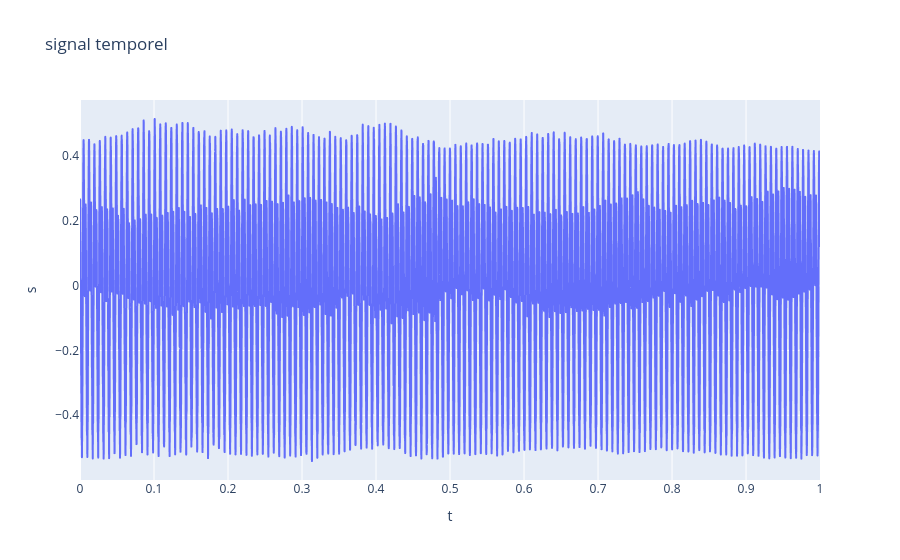
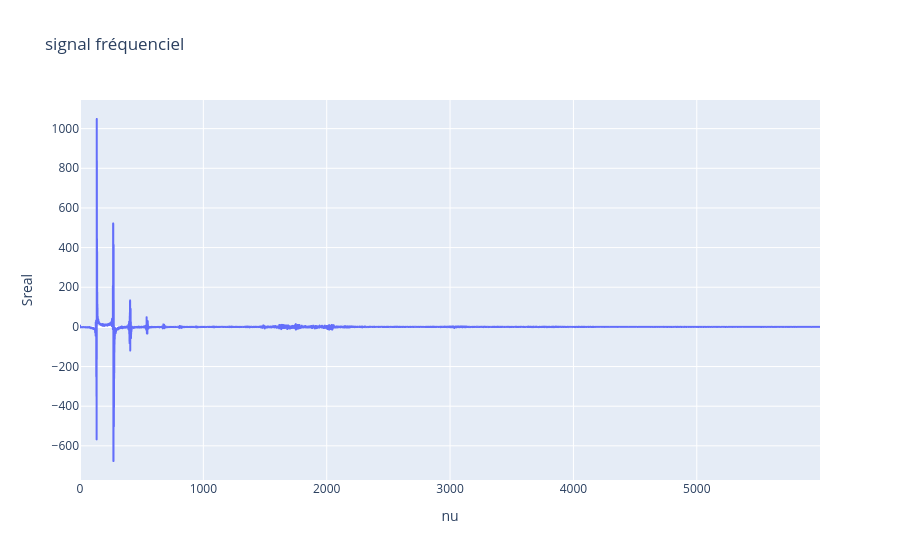

Source (notebook cell) for these figures, in order:
### Markdown cell above
TEST SUR LES SONS INCONNUES

### Code cell
reconnaissance_voyelle('etude/signal_8.npz')

### Figure 1 — Plotly figure (JSON) as saved in the notebook; plotly's stock layout.template omitted (floating-point values rounded to 4 significant figures; data arrays with more than 128 entries replaced by an {"elided": "..."} marker saying what was removed)
{"data": [{"hovertemplate": "t=%{x}<br>s=%{y}<extra></extra>", "legendgroup": "", "line": {"color": "#636efa", "dash": "solid"}, "marker": {"symbol": "circle"}, "mode": "lines", "name": "", "showlegend": false, "type": "scattergl", "x": {"elided": "12000 float values"}, "xaxis": "x", "y": {"elided": "12000 float values"}, "yaxis": "y"}], "layout": {"legend": {"tracegroupgap": 0}, "title": {"text": "signal temporel"}, "xaxis": {"anchor": "y", "domain": [0, 1], "title": {"text": "t"}}, "yaxis": {"anchor": "x", "domain": [0, 1], "title": {"text": "s"}}}}

### Figure 2 — Plotly figure (JSON) as saved in the notebook; plotly's stock layout.template omitted (floating-point values rounded to 4 significant figures; data arrays with more than 128 entries replaced by an {"elided": "..."} marker saying what was removed)
{"data": [{"hovertemplate": "nu=%{x}<br>Sreal=%{y}<extra></extra>", "legendgroup": "", "line": {"color": "#636efa", "dash": "solid"}, "marker": {"symbol": "circle"}, "mode": "lines", "name": "", "showlegend": false, "type": "scattergl", "x": {"elided": "6000 float values"}, "xaxis": "x", "y": {"elided": "6000 float values"}, "yaxis": "y"}], "layout": {"legend": {"tracegroupgap": 0}, "title": {"text": "signal fréquenciel"}, "xaxis": {"anchor": "y", "domain": [0, 1], "title": {"text": "nu"}}, "yaxis": {"anchor": "x", "domain": [0, 1], "title": {"text": "Sreal"}}}}
